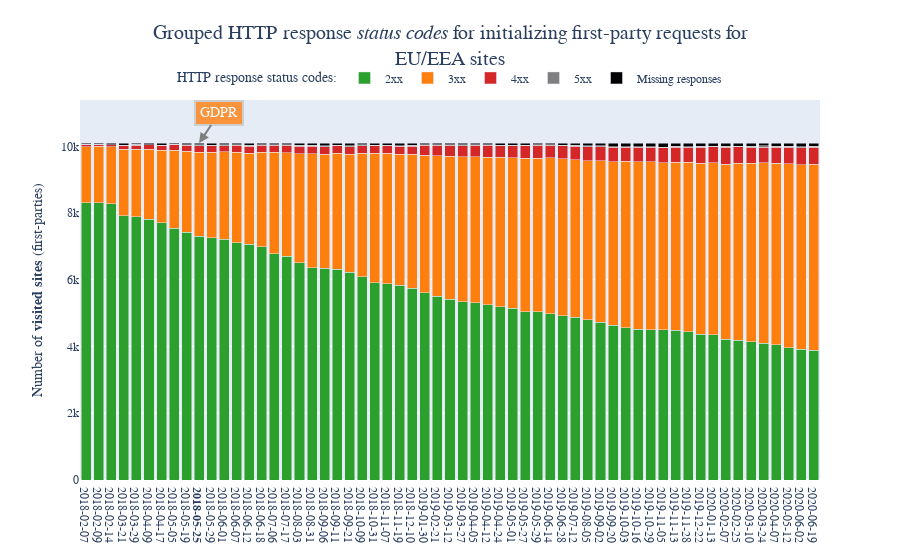

Notebook code cell kept with this figure:
### Code cell
# Create a list
data = []

# Choose a color palette
colors = ['#2CA02C', '#FF7F0E', '#D62728', '#7F7F7F']
palette = cycle(colors)

# Create bars 
for i in range(len(status_codes_group)):
    data.append(go.Bar(name=status_codes_name[i], x=df_dates['date'], y=df_error_cat[status_codes_group[i]], 
                      marker_color=next(palette)))

data.append(go.Bar(name='Missing responses', x=df_dates['date'], y=df_error_cat['no_response'],
                       marker_color='black'))
# Initiate figure
fig = go.Figure(data)

# Make x-axis categorical
fig.update_xaxes(type='category')

# Use date values from DF for x-axis 
fig.update_xaxes(tickvals=df_dates['date'])

# Change the bar mode
fig.update_layout(barmode='stack')

# Set y-axis title
fig.update_yaxes(title_text="Number of <b>visited sites</b> (first-parties)")

# Add centered figure title, set the legent and font
fig.update_layout(
    title={
        'text': "Grouped HTTP response <i>status codes</i> for initializing first-party requests for<br>EU/EEA sites<br>",
        'y':0.93,
        'x':0.5,
        'xanchor': 'center',
        'yanchor': 'top',
        'font':dict(size=20)},
    legend_title="HTTP response status codes:",
    font=dict(
        family="Courier New, monospace",
    ),
)

# Add annotation
fig.add_annotation(
        x=9,
        y=10100,
        xref="x",
        yref="y",
        text="GDPR",
        showarrow=True,
        font=dict(
            family="Courier New, monospace",
            size=14,
            color="#ffffff"
            ),
        align="center",
        arrowhead=2,
        arrowsize=1,
        arrowwidth=2,
        arrowcolor="#636363",
        ax=20,
        ay=-30,
        bordercolor="#c7c7c7",
        borderwidth=2,
        borderpad=4,
        bgcolor="#ff7f0e",
        opacity=0.8
        )

# Change legend location
fig.update_layout(legend=dict(
    orientation="h",
    yanchor="bottom",
    y=1.02,
    xanchor="center",
    x=0.5, 
    traceorder='normal'
))

# Set plot size - use when exporting
#fig.update_layout(
#    autosize=False,
#    width=1100,
#    height=600,
#    )


iplot(fig)

### Figure 1 — Plotly figure (JSON) as saved in the notebook; plotly's stock layout.template omitted (floating-point values rounded to 4 significant figures)
{"data": [{"marker": {"color": "#2CA02C"}, "name": "2xx", "type": "bar", "x": ["2018-02-07", "2018-02-09", "2018-02-14", "2018-03-21", "2018-03-29", "2018-04-09", "2018-04-17", "2018-05-05", "2018-05-19", "<b>2018-05-25</b>", "2018-05-29", "2018-06-01", "2018-06-07", "2018-06-12", "2018-06-18", "2018-07-06", "2018-07-17", "2018-08-03", "2018-08-31", "2018-09-06", "2018-09-11", "2018-09-21", "2018-10-09", "2018-10-31", "2018-11-07", "2018-11-19", "2018-12-10", "2019-01-30", "2019-02-21", "2019-03-12", "2019-03-27", "2019-04-05", "2019-04-12", "2019-04-24", "2019-05-01", "2019-05-27", "2019-05-29", "2019-06-14", "2019-06-28", "2019-07-12", "2019-08-05", "2019-09-02", "2019-09-20", "2019-10-03", "2019-10-16", "2019-10-29", "2019-11-05", "2019-11-13", "2019-11-28", "2019-12-22", "2020-01-13", "2020-02-07", "2020-02-25", "2020-03-10", "2020-03-24", "2020-04-07", "2020-05-12", "2020-06-02", "2020-06-19"], "y": [8315, 8302, 8277, 7917, 7894, 7819, 7708, 7542, 7418, 7301, 7262, 7210, 7106, 7060, 6995, 6778, 6706, 6518, 6360, 6351, 6316, 6219, 6089, 5917, 5883, 5831, 5753, 5608, 5509, 5412, 5338, 5311, 5246, 5186, 5154, 5040, 5039, 4978, 4924, 4880, 4805, 4725, 4645, 4565, 4517, 4503, 4496, 4483, 4440, 4373, 4358, 4220, 4184, 4139, 4102, 4055, 3967, 3924, 3891]}, {"marker": {"color": "#FF7F0E"}, "name": "3xx", "type": "bar", "x": ["2018-02-07", "2018-02-09", "2018-02-14", "2018-03-21", "2018-03-29", "2018-04-09", "2018-04-17", "2018-05-05", "2018-05-19", "<b>2018-05-25</b>", "2018-05-29", "2018-06-01", "2018-06-07", "2018-06-12", "2018-06-18", "2018-07-06", "2018-07-17", "2018-08-03", "2018-08-31", "2018-09-06", "2018-09-11", "2018-09-21", "2018-10-09", "2018-10-31", "2018-11-07", "2018-11-19", "2018-12-10", "2019-01-30", "2019-02-21", "2019-03-12", "2019-03-27", "2019-04-05", "2019-04-12", "2019-04-24", "2019-05-01", "2019-05-27", "2019-05-29", "2019-06-14", "2019-06-28", "2019-07-12", "2019-08-05", "2019-09-02", "2019-09-20", "2019-10-03", "2019-10-16", "2019-10-29", "2019-11-05", "2019-11-13", "2019-11-28", "2019-12-22", "2020-01-13", "2020-02-07", "2020-02-25", "2020-03-10", "2020-03-24", "2020-04-07", "2020-05-12", "2020-06-02", "2020-06-19"], "y": [1678, 1697, 1714, 1995, 2025, 2099, 2177, 2348, 2430, 2529, 2567, 2624, 2710, 2736, 2833, 3040, 3095, 3259, 3417, 3412, 3472, 3537, 3701, 3869, 3907, 3931, 4004, 4118, 4210, 4297, 4343, 4376, 4422, 4481, 4507, 4606, 4604, 4682, 4708, 4725, 4766, 4842, 4894, 4983, 5026, 5029, 5017, 5038, 5082, 5125, 5154, 5242, 5309, 5347, 5403, 5432, 5507, 5524, 5574]}, {"marker": {"color": "#D62728"}, "name": "4xx", "type": "bar", "x": ["2018-02-07", "2018-02-09", "2018-02-14", "2018-03-21", "2018-03-29", "2018-04-09", "2018-04-17", "2018-05-05", "2018-05-19", "<b>2018-05-25</b>", "2018-05-29", "2018-06-01", "2018-06-07", "2018-06-12", "2018-06-18", "2018-07-06", "2018-07-17", "2018-08-03", "2018-08-31", "2018-09-06", "2018-09-11", "2018-09-21", "2018-10-09", "2018-10-31", "2018-11-07", "2018-11-19", "2018-12-10", "2019-01-30", "2019-02-21", "2019-03-12", "2019-03-27", "2019-04-05", "2019-04-12", "2019-04-24", "2019-05-01", "2019-05-27", "2019-05-29", "2019-06-14", "2019-06-28", "2019-07-12", "2019-08-05", "2019-09-02", "2019-09-20", "2019-10-03", "2019-10-16", "2019-10-29", "2019-11-05", "2019-11-13", "2019-11-28", "2019-12-22", "2020-01-13", "2020-02-07", "2020-02-25", "2020-03-10", "2020-03-24", "2020-04-07", "2020-05-12", "2020-06-02", "2020-06-19"], "y": [50, 53, 57, 116, 119, 131, 141, 159, 186, 194, 190, 189, 211, 207, 206, 217, 227, 224, 233, 228, 228, 229, 232, 230, 231, 247, 250, 303, 313, 326, 338, 349, 362, 348, 361, 380, 391, 380, 387, 399, 422, 427, 430, 426, 426, 448, 448, 456, 458, 482, 482, 508, 494, 484, 474, 479, 495, 516, 510]}, {"marker": {"color": "#7F7F7F"}, "name": "5xx", "type": "bar", "x": ["2018-02-07", "2018-02-09", "2018-02-14", "2018-03-21", "2018-03-29", "2018-04-09", "2018-04-17", "2018-05-05", "2018-05-19", "<b>2018-05-25</b>", "2018-05-29", "2018-06-01", "2018-06-07", "2018-06-12", "2018-06-18", "2018-07-06", "2018-07-17", "2018-08-03", "2018-08-31", "2018-09-06", "2018-09-11", "2018-09-21", "2018-10-09", "2018-10-31", "2018-11-07", "2018-11-19", "2018-12-10", "2019-01-30", "2019-02-21", "2019-03-12", "2019-03-27", "2019-04-05", "2019-04-12", "2019-04-24", "2019-05-01", "2019-05-27", "2019-05-29", "2019-06-14", "2019-06-28", "2019-07-12", "2019-08-05", "2019-09-02", "2019-09-20", "2019-10-03", "2019-10-16", "2019-10-29", "2019-11-05", "2019-11-13", "2019-11-28", "2019-12-22", "2020-01-13", "2020-02-07", "2020-02-25", "2020-03-10", "2020-03-24", "2020-04-07", "2020-05-12", "2020-06-02", "2020-06-19"], "y": [13, 6, 7, 12, 19, 4, 10, 7, 9, 21, 17, 25, 23, 37, 9, 8, 14, 36, 22, 34, 21, 34, 25, 17, 17, 16, 28, 16, 13, 15, 27, 14, 19, 15, 12, 13, 13, 12, 17, 23, 24, 23, 22, 18, 17, 14, 18, 20, 14, 27, 11, 30, 22, 33, 32, 34, 28, 27, 21]}, {"marker": {"color": "black"}, "name": "Missing responses", "type": "bar", "x": ["2018-02-07", "2018-02-09", "2018-02-14", "2018-03-21", "2018-03-29", "2018-04-09", "2018-04-17", "2018-05-05", "2018-05-19", "<b>2018-05-25</b>", "2018-05-29", "2018-06-01", "2018-06-07", "2018-06-12", "2018-06-18", "2018-07-06", "2018-07-17", "2018-08-03", "2018-08-31", "2018-09-06", "2018-09-11", "2018-09-21", "2018-10-09", "2018-10-31", "2018-11-07", "2018-11-19", "2018-12-10", "2019-01-30", "2019-02-21", "2019-03-12", "2019-03-27", "2019-04-05", "2019-04-12", "2019-04-24", "2019-05-01", "2019-05-27", "2019-05-29", "2019-06-14", "2019-06-28", "2019-07-12", "2019-08-05", "2019-09-02", "2019-09-20", "2019-10-03", "2019-10-16", "2019-10-29", "2019-11-05", "2019-11-13", "2019-11-28", "2019-12-22", "2020-01-13", "2020-02-07", "2020-02-25", "2020-03-10", "2020-03-24", "2020-04-07", "2020-05-12", "2020-06-02", "2020-06-19"], "y": [33, 31, 34, 49, 32, 36, 53, 33, 46, 44, 53, 41, 39, 49, 46, 46, 47, 52, 57, 64, 52, 70, 42, 56, 51, 64, 54, 44, 44, 39, 43, 39, 40, 59, 55, 50, 42, 37, 53, 62, 72, 72, 98, 97, 103, 95, 110, 92, 95, 82, 84, 89, 80, 86, 78, 89, 92, 98, 93]}], "layout": {"annotations": [{"align": "center", "arrowcolor": "#636363", "arrowhead": 2, "arrowsize": 1, "arrowwidth": 2, "ax": 20, "ay": -30, "bgcolor": "#ff7f0e", "bordercolor": "#c7c7c7", "borderpad": 4, "borderwidth": 2, "font": {"color": "#ffffff", "family": "Courier New, monospace", "size": 14}, "opacity": 0.8, "showarrow": true, "text": "GDPR", "x": 9, "xref": "x", "y": 10100, "yref": "y"}], "barmode": "stack", "font": {"family": "Courier New, monospace"}, "legend": {"orientation": "h", "title": {"text": "HTTP response status codes:"}, "traceorder": "normal", "x": 0.5, "xanchor": "center", "y": 1.02, "yanchor": "bottom"}, "title": {"font": {"size": 20}, "text": "Grouped HTTP response <i>status codes</i> for initializing first-party requests for<br>EU/EEA sites<br>", "x": 0.5, "xanchor": "center", "y": 0.93, "yanchor": "top"}, "xaxis": {"tickvals": ["2018-02-07", "2018-02-09", "2018-02-14", "2018-03-21", "2018-03-29", "2018-04-09", "2018-04-17", "2018-05-05", "2018-05-19", "<b>2018-05-25</b>", "2018-05-29", "2018-06-01", "2018-06-07", "2018-06-12", "2018-06-18", "2018-07-06", "2018-07-17", "2018-08-03", "2018-08-31", "2018-09-06", "2018-09-11", "2018-09-21", "2018-10-09", "2018-10-31", "2018-11-07", "2018-11-19", "2018-12-10", "2019-01-30", "2019-02-21", "2019-03-12", "2019-03-27", "2019-04-05", "2019-04-12", "2019-04-24", "2019-05-01", "2019-05-27", "2019-05-29", "2019-06-14", "2019-06-28", "2019-07-12", "2019-08-05", "2019-09-02", "2019-09-20", "2019-10-03", "2019-10-16", "2019-10-29", "2019-11-05", "2019-11-13", "2019-11-28", "2019-12-22", "2020-01-13", "2020-02-07", "2020-02-25", "2020-03-10", "2020-03-24", "2020-04-07", "2020-05-12", "2020-06-02", "2020-06-19"], "type": "category"}, "yaxis": {"title": {"text": "Number of <b>visited sites</b> (first-parties)"}}}}
